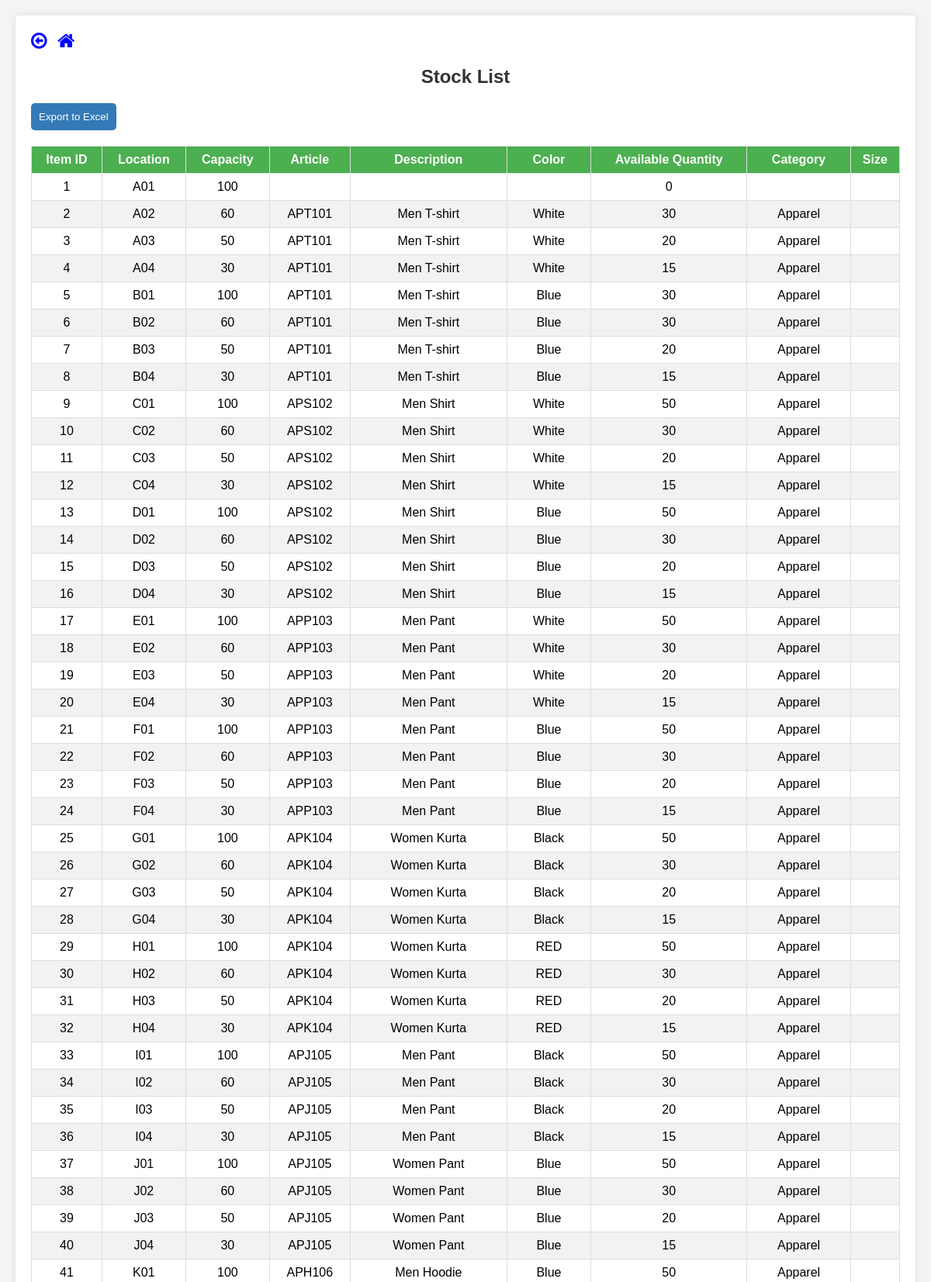
Screenshot of /stocks.php (upper part) with the database file from the repository.
### tables this page shows
CREATE TABLE `inv_location` (
  `id` int(11) NOT NULL,
  `location` varchar(255) DEFAULT NULL,
  `capacity` int(11) DEFAULT NULL,
  `article_no` varchar(11) NOT NULL,
  `article_description` varchar(255) DEFAULT NULL,
  `color` varchar(255) DEFAULT NULL,
  `available_quantity` int(11) DEFAULT NULL,
  `article_size` varchar(10) DEFAULT NULL,
  `category` varchar(50) DEFAULT NULL
);

### stocks.php (the view, shortened to what this page needs)
<?php
include('../Includes/connection.php');
$query = "SELECT * FROM inv_location";
$result = $conn->query($query);
?>
<!DOCTYPE html>
<html lang="en">
<head>
<link rel="stylesheet" href="https://cdnjs.cloudflare.com/ajax/libs/font-awesome/4.7.0/css/font-awesome.min.css">
</head>
<body>
<div class="main-content">
        <a href="#" onclick="window.history.back(); return false;"><i style="font-size:24px;color:blue" class="fa">&#xf190;</i></a>
        <a href="index.php"><i style="font-size:24px;color:blue" class="fa">&#xf015;</i></a>
        <div>
            <h2>Stock List</h2>
            <button class="export-btn" onclick="exportToExcel('product-table')">Export to Excel</button>
            <table id="product-table">
                <thead>
                    <tr>
                        <th>Item ID</th>
                        <th>Location</th>
                        <th>Capacity</th>
                        <th>Article</th>
                        <th>Description</th>
                        <th>Color</th>
                        <th>Available Quantity</th>
                        <th>Category</th>
                        <th>Size</th>
                    </tr>
                </thead>
                <tbody>
                    <?php while ($row = $result->fetch_assoc()) { ?>
                        <tr>
                            <td><?php echo $row['id']; ?></td>
                            <td><?php echo $row['location']; ?></td>
                            <td><?php echo $row['capacity']; ?></td>
                            <td><?php echo $row['article_no']; ?></td>
                            <td><?php echo $row['article_description']; ?></td>
                            <td><?php echo $row['color']; ?></td>
                            <td><?php echo $row['available_quantity']; ?></td>
                            <td><?php echo $row['category']; ?></td>
                            <td><?php echo $row['size']; ?></td>
                        </tr>
                    <?php } ?>
                </tbody>
            </table>
        </div>
    </div>
</body>
</html>

### stocks.php (style rules this page uses)
body { font-family: 'Arial', sans-serif; margin: 0; padding: 0; background-color: #f4f4f4; }
.main-content { margin: 20px; padding: 20px; background-color: #fff; box-shadow: 0 0 10px rgba(0, 0, 0, 0.1); border-radius: 5px; }
h2, h3 { color: #333; text-align: center; }
button { background-color: #4caf50; color: #fff; padding: 10px; border: none; cursor: pointer; border-radius: 50px; }
table { width: 100%; border-collapse: collapse; margin-top: 20px; }
th, td { border: 1px solid #ddd; padding: 8px; text-align: center; }
th { background-color: #4caf50; color: #fff; }
tbody tr:nth-child(even) { background-color: #f2f2f2; }
a { color: #d9534f; text-decoration: none; cursor: pointer; }
.export-btn { background-color: #337ab7; color: #fff; padding: 10px; border: none; cursor: pointer; border-radius: 5px; }

### rows the page displays
inv_location: id "1", location "A01", capacity "100", available_quantity "0"
inv_location: id "2", location "A02", capacity "60", article_no "APT101", article_description "Men T-shirt", color "White", available_quantity "30", category "Apparel"
inv_location: id "3", location "A03", capacity "50", article_no "APT101", article_description "Men T-shirt", color "White", available_quantity "20", category "Apparel"
inv_location: id "4", location "A04", capacity "30", article_no "APT101", article_description "Men T-shirt", color "White", available_quantity "15", category "Apparel"
inv_location: id "5", location "B01", capacity "100", article_no "APT101", article_description "Men T-shirt", color "Blue", available_quantity "30", category "Apparel"
inv_location: id "6", location "B02", capacity "60", article_no "APT101", article_description "Men T-shirt", color "Blue", available_quantity "30", category "Apparel"
inv_location: id "7", location "B03", capacity "50", article_no "APT101", article_description "Men T-shirt", color "Blue", available_quantity "20", category "Apparel"
inv_location: id "8", location "B04", capacity "30", article_no "APT101", article_description "Men T-shirt", color "Blue", available_quantity "15", category "Apparel"
inv_location: id "9", location "C01", capacity "100", article_no "APS102", article_description "Men Shirt", color "White", available_quantity "50", category "Apparel"
inv_location: id "10", location "C02", capacity "60", article_no "APS102", article_description "Men Shirt", color "White", available_quantity "30", category "Apparel"
inv_location: id "11", location "C03", capacity "50", article_no "APS102", article_description "Men Shirt", color "White", available_quantity "20", category "Apparel"
inv_location: id "12", location "C04", capacity "30", article_no "APS102", article_description "Men Shirt", color "White", available_quantity "15", category "Apparel"
inv_location: id "13", location "D01", capacity "100", article_no "APS102", article_description "Men Shirt", color "Blue", available_quantity "50", category "Apparel"
inv_location: id "14", location "D02", capacity "60", article_no "APS102", article_description "Men Shirt", color "Blue", available_quantity "30", category "Apparel"
inv_location: id "15", location "D03", capacity "50", article_no "APS102", article_description "Men Shirt", color "Blue", available_quantity "20", category "Apparel"
inv_location: id "16", location "D04", capacity "30", article_no "APS102", article_description "Men Shirt", color "Blue", available_quantity "15", category "Apparel"
inv_location: id "17", location "E01", capacity "100", article_no "APP103", article_description "Men Pant", color "White", available_quantity "50", category "Apparel"
inv_location: id "18", location "E02", capacity "60", article_no "APP103", article_description "Men Pant", color "White", available_quantity "30", category "Apparel"
inv_location: id "19", location "E03", capacity "50", article_no "APP103", article_description "Men Pant", color "White", available_quantity "20", category "Apparel"
inv_location: id "20", location "E04", capacity "30", article_no "APP103", article_description "Men Pant", color "White", available_quantity "15", category "Apparel"
inv_location: id "21", location "F01", capacity "100", article_no "APP103", article_description "Men Pant", color "Blue", available_quantity "50", category "Apparel"
inv_location: id "22", location "F02", capacity "60", article_no "APP103", article_description "Men Pant", color "Blue", available_quantity "30", category "Apparel"
inv_location: id "23", location "F03", capacity "50", article_no "APP103", article_description "Men Pant", color "Blue", available_quantity "20", category "Apparel"
inv_location: id "24", location "F04", capacity "30", article_no "APP103", article_description "Men Pant", color "Blue", available_quantity "15", category "Apparel"
inv_location: id "25", location "G01", capacity "100", article_no "APK104", article_description "Women Kurta", color "Black", available_quantity "50", category "Apparel"
inv_location: id "26", location "G02", capacity "60", article_no "APK104", article_description "Women Kurta", color "Black", available_quantity "30", category "Apparel"
inv_location: id "27", location "G03", capacity "50", article_no "APK104", article_description "Women Kurta", color "Black", available_quantity "20", category "Apparel"
inv_location: id "28", location "G04", capacity "30", article_no "APK104", article_description "Women Kurta", color "Black", available_quantity "15", category "Apparel"
inv_location: id "29", location "H01", capacity "100", article_no "APK104", article_description "Women Kurta", color "RED", available_quantity "50", category "Apparel"
inv_location: id "30", location "H02", capacity "60", article_no "APK104", article_description "Women Kurta", color "RED", available_quantity "30", category "Apparel"
inv_location: id "31", location "H03", capacity "50", article_no "APK104", article_description "Women Kurta", color "RED", available_quantity "20", category "Apparel"
inv_location: id "32", location "H04", capacity "30", article_no "APK104", article_description "Women Kurta", color "RED", available_quantity "15", category "Apparel"
inv_location: id "33", location "I01", capacity "100", article_no "APJ105", article_description "Men Pant", color "Black", available_quantity "50", category "Apparel"
inv_location: id "34", location "I02", capacity "60", article_no "APJ105", article_description "Men Pant", color "Black", available_quantity "30", category "Apparel"
inv_location: id "35", location "I03", capacity "50", article_no "APJ105", article_description "Men Pant", color "Black", available_quantity "20", category "Apparel"
inv_location: id "36", location "I04", capacity "30", article_no "APJ105", article_description "Men Pant", color "Black", available_quantity "15", category "Apparel"
inv_location: id "37", location "J01", capacity "100", article_no "APJ105", article_description "Women Pant", color "Blue", available_quantity "50", category "Apparel"
inv_location: id "38", location "J02", capacity "60", article_no "APJ105", article_description "Women Pant", color "Blue", available_quantity "30", category "Apparel"
inv_location: id "39", location "J03", capacity "50", article_no "APJ105", article_description "Women Pant", color "Blue", available_quantity "20", category "Apparel"
inv_location: id "40", location "J04", capacity "30", article_no "APJ105", article_description "Women Pant", color "Blue", available_quantity "15", category "Apparel"
inv_location: id "41", location "K01", capacity "100", article_no "APH106", article_description "Men Hoodie", color "Blue", available_quantity "50", category "Apparel"
